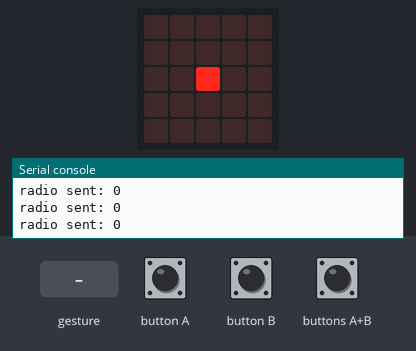
Recording of a program running on a simulated BBC micro:bit (MakeCode). Shown: the board's 5×5 LED display, the last lines printed to the serial console. The inputs (shaded band) are chosen by the test bench. No radio messages arrive unless stated (any console line starting 'radio sent:' is added by the test bench); a tilt is held for 1.5 s and a shake lasts 1 s, then the board lies face up again.

Above: at 1.2 s.
1.3 s: gesture 'tilt right'
At 1.7 s:
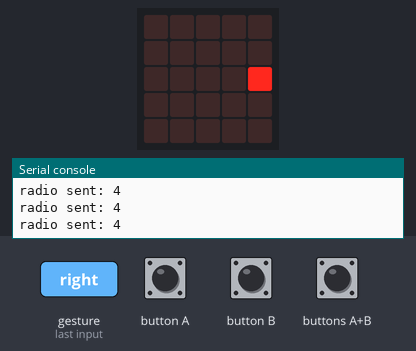
4.3 s: gesture 'tilt left'
At 5.1 s:
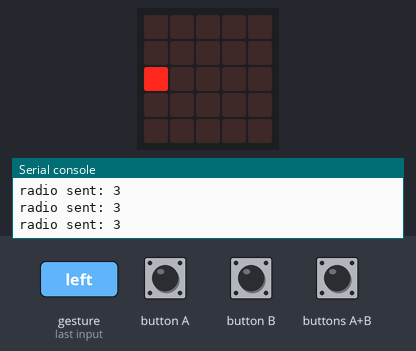
7.3 s: gesture 'logo up'
At 8.6 s:
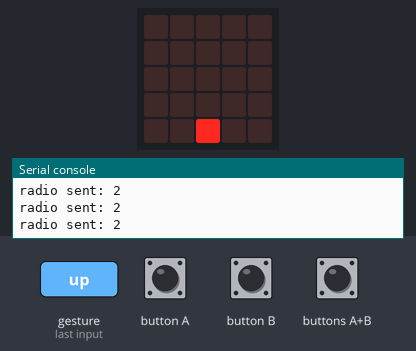
10.3 s: gesture 'logo down'
At 11.2 s:
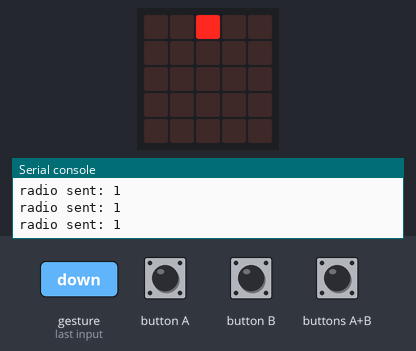
Timing chart, 0 to 13.3 s (numbered marks = the images above; inputs shaded):
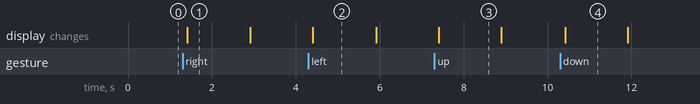

Measured:
- after the input at 1.3 s, the display: changes after 0.11 s (image 1)
- after the input at 4.3 s, the display: changes after 0.11 s (image 2)
- after the input at 7.3 s, the display: changes after 0.11 s (image 3)
- after the input at 10.3 s, the display: changes after 0.12 s (image 4)
- what the display in image 1 shows lasts 1.5 s, from 1.4 s to 2.9 s

The program:

main.ts
```typescript
input.onButtonPressed(Button.A, function () {
    radio.sendNumber(7)
})
input.onButtonPressed(Button.AB, function () {
    radio.sendNumber(9)
})
input.onButtonPressed(Button.B, function () {
    radio.sendNumber(5)
})
radio.setGroup(1)
basic.forever(function () {
    if (input.isGesture(Gesture.TiltRight)) {
        basic.clearScreen()
        led.plot(4, 2)
        radio.sendNumber(4)
    } else if (input.isGesture(Gesture.TiltLeft)) {
        basic.clearScreen()
        led.plot(0, 2)
        radio.sendNumber(3)
    } else if (input.isGesture(Gesture.LogoUp)) {
        basic.clearScreen()
        led.plot(2, 4)
        radio.sendNumber(2)
    } else if (input.isGesture(Gesture.LogoDown)) {
        basic.clearScreen()
        led.plot(2, 0)
        radio.sendNumber(1)
    } else {
        basic.clearScreen()
        led.plot(2, 2)
        radio.sendNumber(0)
    }
})
```

test.ts
```typescript
// tests gaan hier; deze zal niet worden gecompileerd wanneer dit pakket wordt gebruikt als extensie.
```
